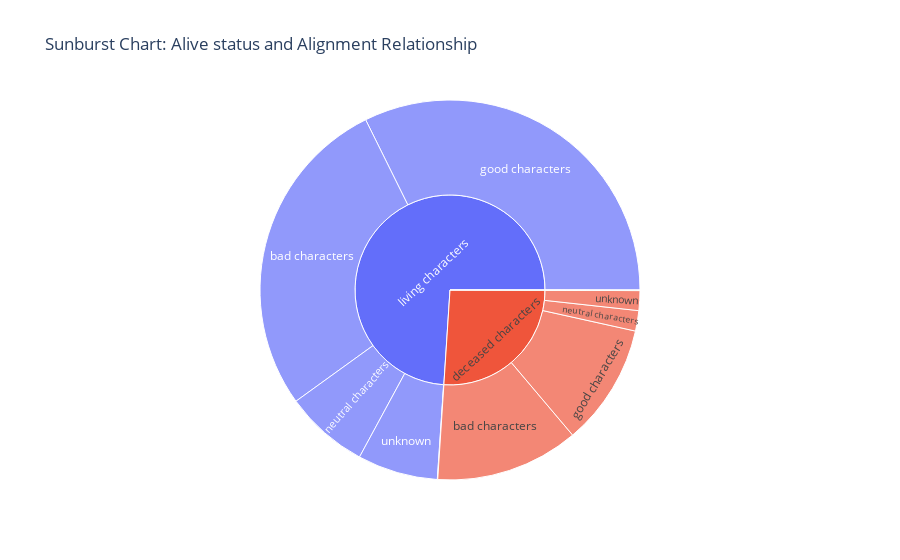

The notebook cell this image was saved under:
### Code cell
# --> Comment 3.9. Рассмотрим Alive status and Alignment Relationship
import plotly.express as px

fig_sunburst = px.sunburst(dataset_cleaned, path=['ALIVE', 'ALIGN'], title='Sunburst Chart: Alive status and Alignment Relationship')
fig_sunburst.show()

# --> Comment 3.9.1. Вывод:
#     Среди умерших персонажей больше всего отрицательных.

### Figure 1 — Plotly figure (JSON) as saved in the notebook; plotly's stock layout.template omitted (floating-point values rounded to 4 significant figures)
{"data": [{"branchvalues": "total", "domain": {"x": [0, 1], "y": [0, 1]}, "hovertemplate": "labels=%{label}<br>count=%{value}<br>parent=%{parent}<br>id=%{id}<extra></extra>", "ids": ["deceased characters/bad characters", "living characters/bad characters", "unknown/bad characters", "deceased characters/good characters", "living characters/good characters", "unknown/good characters", "deceased characters/neutral characters", "living characters/neutral characters", "deceased characters/reformed criminals", "living characters/reformed criminals", "deceased characters/unknown", "living characters/unknown", "deceased characters", "living characters", "unknown"], "labels": ["bad characters", "bad characters", "bad characters", "good characters", "good characters", "good characters", "neutral characters", "neutral characters", "reformed criminals", "reformed criminals", "unknown", "unknown", "deceased characters", "living characters", "unknown"], "name": "", "parents": ["deceased characters", "living characters", "unknown", "deceased characters", "living characters", "unknown", "deceased characters", "living characters", "deceased characters", "living characters", "deceased characters", "living characters", "", "", ""], "type": "sunburst", "values": [731, 1656, 1, 621, 1937, 1, 104, 428, 1, 2, 101, 410, 1558, 4433, 2]}], "layout": {"legend": {"tracegroupgap": 0}, "title": {"text": "Sunburst Chart: Alive status and Alignment Relationship"}}}
